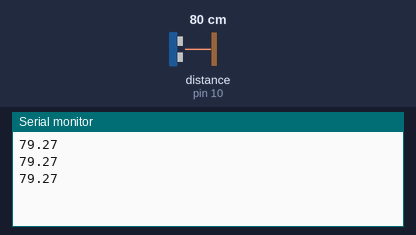
Simulated run of this sketch. Board: Arduino Uno, built with avr-gcc and run on an emulated ATmega328P. Shown: the last lines printed to the serial monitor. Wiring (inferred from the names in the program): ultrasonic range finder: trigger pin 9; echo pin 10. Inputs (shaded band) come from the test bench; at power-on: distance to the obstacle (sensor on pin 10) 80 cm. The echo pulse lasts 58.3 µs per cm.

Above: at 1.2 s.
1.3 s: distance to the obstacle (sensor on pin 10) set to 2 cm
At 2.6 s:
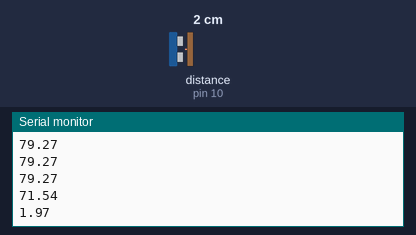
2.8 s: distance to the obstacle (sensor on pin 10) set to 4 cm
At 7.1 s:
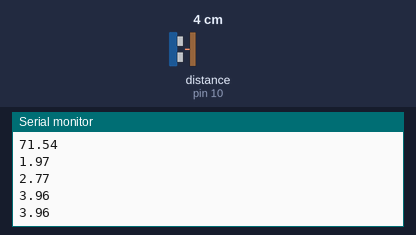
Timing chart, 0 to 8.6 s (numbered marks = the images above; inputs shaded):
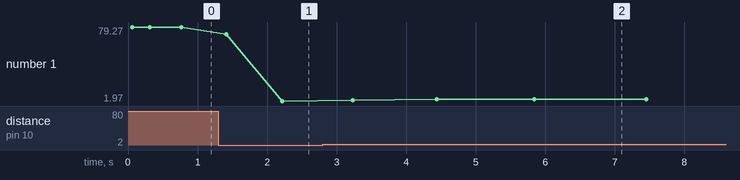

The sketch:

arduino_code.ino
```cpp
int trigPin = 9; // trigger pin in the US sensor
int echoPin = 10; // data pin in the US sensor

#define NR 10 // number of repetition of readings under each test condition
long duration; // microseconds
float soundSpeed = 0.034; // cm/us
int T[11]={1,20,40,60,80,100,120,140,160,180,200}; // time interval between consecutive readings, milliseconds
float distance[NR]; // array with the readings of the repeated measurements, cm
float sum = 0;

void setup() {
pinMode(trigPin, OUTPUT);
pinMode(echoPin, INPUT);
Serial.begin(9600);
}

void loop() {
    for (int i=0; i<11; i++) // for each T interval
    {
      for (int j=0; j<NR; j++) // for each of the NR repetitions
      {
      duration = durCalc(trigPin, echoPin); // measures the sound travelling distance (microseconds)
      distance[j] = duration*soundSpeed/2.; // converts the time into a distance (cm)
      delay(T[i]); // wait as required between consecutive readings
      }

      for (int j=0; j<NR; j++)
      {
        sum = sum + distance[j];
      }
      sum = sum/10;
      Serial.print(sum);
      Serial.print("\n");
      sum = 0;
    }
}

float durCalc(int pinI, int pinO)
{
  // The PING is triggered by a HIGH pulse of 10 or more microseconds.
  // Give a short LOW pulse beforehand to ensure a clean HIGH pulse:
  digitalWrite(pinI, LOW);
  delayMicroseconds(2);
  digitalWrite(pinI, HIGH);
  delayMicroseconds(12);
  digitalWrite(pinI, LOW);
  //delay(10);
  return(pulseIn(pinO, HIGH));
}
```

Measured:
- after the input at 1.3 s, the serial monitor: prints a new line after 0.11 s (image 1)
- after the input at 2.8 s, the serial monitor: prints a new line after 0.43 s (image 2)
- plotted number 1: 79.27 → 1.97 after the input at 1.3 s, 1.97 → 3.96 after the input at 2.8 s
